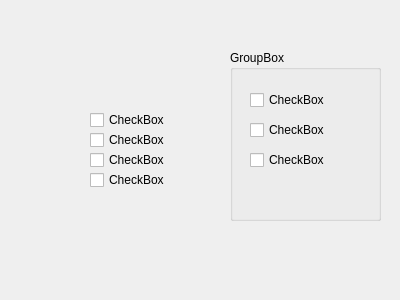
<?xml version="1.0" encoding="UTF-8"?>
<ui version="4.0">
 <class>Dialog</class>
 <widget class="QDialog" name="Dialog">
  <property name="geometry">
   <rect>
    <x>0</x>
    <y>0</y>
    <width>400</width>
    <height>300</height>
   </rect>
  </property>
  <property name="windowTitle">
   <string>Dialog</string>
  </property>
  <widget class="QCheckBox" name="checkBox">
   <property name="geometry">
    <rect>
     <x>90</x>
     <y>110</y>
     <width>87</width>
     <height>20</height>
    </rect>
   </property>
   <property name="text">
    <string>CheckBox</string>
   </property>
  </widget>
  <widget class="QCheckBox" name="checkBox_2">
   <property name="geometry">
    <rect>
     <x>90</x>
     <y>130</y>
     <width>87</width>
     <height>20</height>
    </rect>
   </property>
   <property name="text">
    <string>CheckBox</string>
   </property>
  </widget>
  <widget class="QCheckBox" name="checkBox_3">
   <property name="geometry">
    <rect>
     <x>90</x>
     <y>150</y>
     <width>87</width>
     <height>20</height>
    </rect>
   </property>
   <property name="text">
    <string>CheckBox</string>
   </property>
  </widget>
  <widget class="QCheckBox" name="checkBox_4">
   <property name="geometry">
    <rect>
     <x>90</x>
     <y>170</y>
     <width>87</width>
     <height>20</height>
    </rect>
   </property>
   <property name="text">
    <string>CheckBox</string>
   </property>
  </widget>
  <widget class="QGroupBox" name="groupBox">
   <property name="geometry">
    <rect>
     <x>230</x>
     <y>50</y>
     <width>151</width>
     <height>171</height>
    </rect>
   </property>
   <property name="title">
    <string>GroupBox</string>
   </property>
   <widget class="QCheckBox" name="checkBox_5">
    <property name="geometry">
     <rect>
      <x>20</x>
      <y>40</y>
      <width>87</width>
      <height>20</height>
     </rect>
    </property>
    <property name="text">
     <string>CheckBox</string>
    </property>
   </widget>
   <widget class="QCheckBox" name="checkBox_6">
    <property name="geometry">
     <rect>
      <x>20</x>
      <y>70</y>
      <width>87</width>
      <height>20</height>
     </rect>
    </property>
    <property name="text">
     <string>CheckBox</string>
    </property>
   </widget>
   <widget class="QCheckBox" name="checkBox_7">
    <property name="geometry">
     <rect>
      <x>20</x>
      <y>100</y>
      <width>87</width>
      <height>20</height>
     </rect>
    </property>
    <property name="text">
     <string>CheckBox</string>
    </property>
   </widget>
  </widget>
 </widget>
 <resources/>
 <connections/>
</ui>
